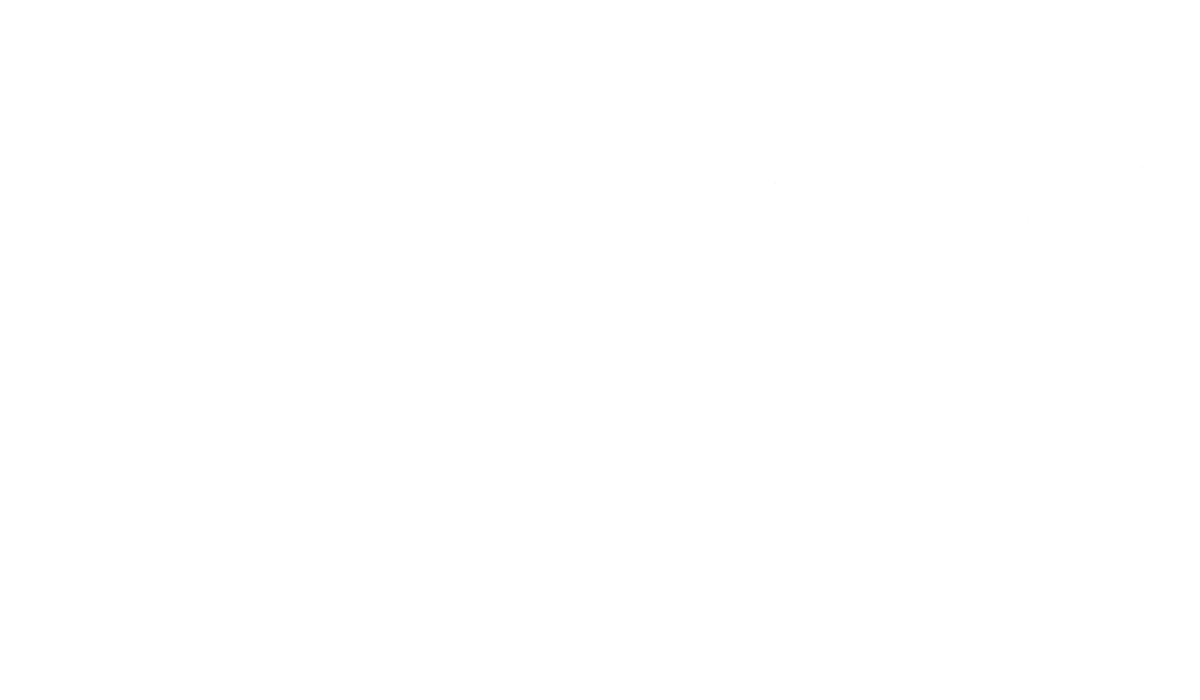
Frame 1 (no input)
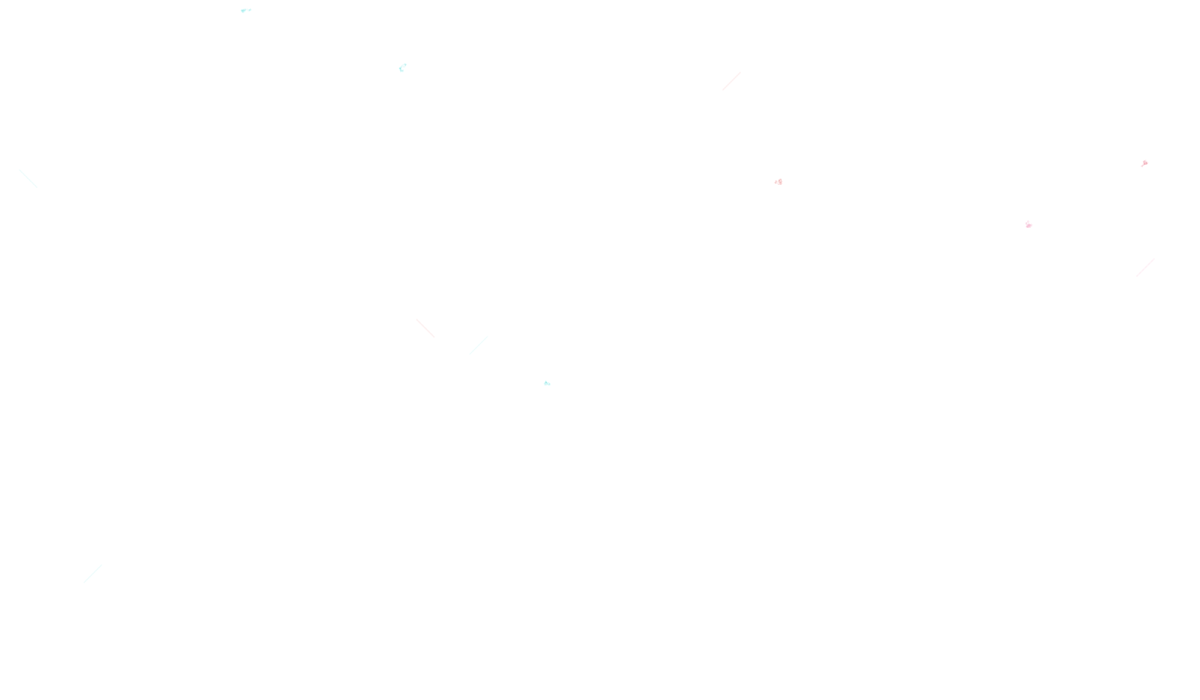
Frame 60 (the mouse pressed at the canvas centre just before this capture)
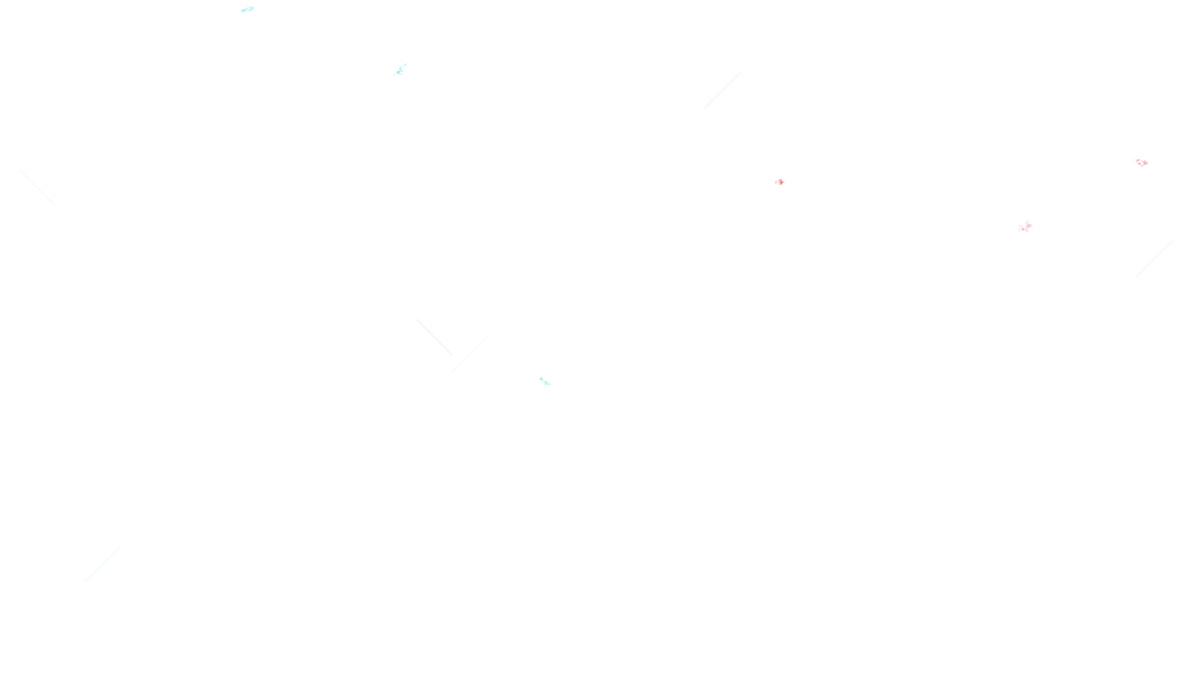
Frame 120 (the mouse held since frame 60 and released just before this capture)

The Processing sketch that drew these frames (run headless with seeded random() and noise(); from frame 60 on, the mouse is pressed at the canvas centre):

// Processing sketch: processing_98734
// ── processing_98734.pde

ArrayList liniaazullist = new ArrayList();
ArrayList liniarojalist = new ArrayList();
ArrayList rectarojalist = new ArrayList();
ArrayList rectaazullist = new ArrayList();
ArrayList trilist = new ArrayList();
float puntomedioX, puntomedioY;
float sorteigcolor, cerclecolor;



tri [] t = new tri[1];

void setup(){
  size(1200,700);
  background(255);
  
  /////////////////////////////// LINIAS /////////////////////////////////
  
  liniarojalist.add(new liniaroja(random(width),random(height),1,1,0,5,1));
  liniarojalist.add(new liniaroja(random(width),random(height),1,1,50,5,1));
  liniarojalist.add(new liniaroja(random(width),random(height),1,1,100,5,1));
  
  liniaazullist.add(new liniaazul(random(width),random(height),1,1,50,5,1));
  liniaazullist.add(new liniaazul(random(width),random(height),1,1,25,5,1));
  liniaazullist.add(new liniaazul(random(width),random(height),1,1,0,5,1));
  
  
  /////////////////////////////// RECTAS /////////////////////////////////
  
  rectarojalist.add(new rectaroja(random(width),random(height),0.3,0.3,0,2,1));
  rectarojalist.add(new rectaroja(random(width),random(height),-0.3,0.3,50,2,1));
  rectarojalist.add(new rectaroja(random(width),random(height),0.3,-0.3,100,2,1));
  
  rectaazullist.add(new rectaazul(random(width),random(height),0.3,0.3,50,2,1));
  rectaazullist.add(new rectaazul(random(width),random(height),-0.3,0.3,25,2,1));
  rectaazullist.add(new rectaazul(random(width),random(height),0.3,-0.3,0,2,1));
  
 trilist.add(new tri( random(0,width), random (0,height), random(0,width), random (0,height), random(0,width), random (0,height), 1, 1, 1, 1, 1, 0, 10, 0));

  
}

void draw(){
  
    
  
  
      for (int i=0; i<liniaazullist.size();i++){ 
    liniaazul _liniaazul = (liniaazul) liniaazullist.get(i);
    _liniaazul.run();
    liniaroja _liniaroja = (liniaroja) liniarojalist.get(i);
    _liniaroja.run();
     rectaroja _rectaroja = (rectaroja) rectarojalist.get(i);
    _rectaroja.run();
      rectaazul _rectaazul = (rectaazul) rectaazullist.get(i);
    _rectaazul.run();
    
    
    /////////////////////////////////    TOCADO LINIAazul   -   RECTAVERMELLA    /////////////////////////////////////////////////
    
//       if(((_liniaazul.posX)-(_rectaroja.posX)<150 && (_liniaazul.posX)-(_rectaroja.posX)>-150) && ((_liniaazul.posY)-(_rectaroja.posY)<150 && (_liniaazul.posY)-(_rectaroja.posY)>-150)){
//    //println("tocado");
//    
//    }  
    
    /////////////////////////////////    TOCADO RECTAAZUL   -   RECTAVERMELLA    /////////////////////////////////////////////////
    
       if(((_rectaazul.posX)-(_rectaroja.posX)<70 && (_rectaazul.posX)-(_rectaroja.posX)>-70) && ((_rectaroja.posY)-(_rectaazul.posY)<70 && (_rectaroja.posY)-(_rectaazul.posY)>-70)){
    tri _tri = (tri) trilist.get(0);
    _tri.run();
 
       }
       
    
        /////////////////////////////////    TOCADO LINIAazul   -   liniaVERMELLA    /////////////////////////////////////////////////
    
       if(((_liniaazul.posX)-(_liniaroja.posX)<150 && (_liniaazul.posX)-(_liniaroja.posX)>-150) && ((_liniaazul.posY)-(_liniaroja.posY)<150 && (_liniaazul.posY)-(_liniaroja.posY)>-150)){
   //println("tocado");
    
    
    noStroke();
    fill(150,10);
    ellipse(_liniaazul.posX,_liniaroja.posY,5,5);

    }  

      }

      }

  //linialist.remove(i);
  
class liniaazul{
  //variables
float posX, posY, velX, velY, color1, trans, sz;
//constructor
liniaazul(float _posX,float _posY,float _velX,float _velY,float _color1, float _trans, float _sz){
posX = _posX;
posY = _posY;
velX = _velX;
velY = _velY;
color1 = _color1;
trans = _trans;
sz = _sz;


}
  
  void run() {
    update();
    drawing();
  }
  
  void update() {
  velX = random(-1, 1);
  velY = random(-1, 1);

  if (velX==0) {
    velX = random(-1, 1);
  }

  if (velY==0) {
    velY = random(-1, 1);
  }


  posX = posX+velX;
  posY = posY+velY;
  
  
  if (posX-sz/2<0) {
    velX = -velX;
    posX = posX+10;
  }

if (posX+sz/2>width) {
    velX = -velX;
    posX = posX-10;
  }



  if (posY-sz/2<0) {
    velY = -velY;
    posY = posY+10;
  }


if (posY+sz/2>height){
    velY = -velY;
     posY = posY-10;
  }
  
  
  
  
  }
  
  void drawing() {
    fill(color1,trans);
stroke(color1,255,255,trans);
      ellipse(posX, posY, sz, sz);
    
  }

}

class liniaroja{
  //variables
float posX, posY, velX, velY, color1, trans, sz;
//constructor
liniaroja(float _posX,float _posY,float _velX,float _velY,float _color1, float _trans, float _sz){
posX = _posX;
posY = _posY;
velX = _velX;
velY = _velY;
color1 = _color1;
trans = _trans;
sz = _sz;


}
  
  void run() {
    update();
    drawing();
  }
  
  void update() {
  velX = random(-1, 1);
  velY = random(-1, 1);

  if (velX==0) {
    velX = random(-1, 1);
  }

  if (velY==0) {
    velY = random(-1, 1);
  }


  posX = posX+velX;
  posY = posY+velY;
  
  
  if (posX-sz/2<0) {
    velX = -velX;
    posX = posX+10;
  }

if (posX+sz/2>width) {
    velX = -velX;
    posX = posX-10;
  }



  if (posY-sz/2<0) {
    velY = -velY;
    posY = posY+10;
  }


if (posY+sz/2>height){
    velY = -velY;
     posY = posY-10;
  }
  
  
  
  
  }
  
  void drawing() {
    fill(color1,trans);
stroke(255,0,color1,trans);
      ellipse(posX, posY, sz, sz);
    
  }
   
  
}

class rectaazul{
  //variables
float posX, posY, velX, velY, color1, trans, sz, ultimotiempo;
//constructor
rectaazul(float _posX,float _posY,float _velX,float _velY,float _color1, float _trans, float _sz){
posX = _posX;
posY = _posY;
velX = _velX;
velY = _velY;
color1 = _color1;
trans = _trans;
sz = _sz;


}
  
  void run() {

    update();
    drawing();
  
  }
  
  void update() {
  
    
  if(millis()-ultimotiempo>=10000){  
  velX = random(-0.3, 0.3);
  velY = random(-0.3, 0.3);

  if (velX==0) {
    velX = random(-0.3, 0.3);
  }

  if (velY==0) {
    velY = random(-0.3, 0.3);
  }
  ultimotiempo=millis();

  }
    

  posX = posX+velX;
  posY = posY+velY;
  
  
  if ((posX-sz/2<0)||(posX+sz/2>width)) {
    velX = -velX;
    //posX = posX+10;
  }



  if ((posY-sz/2<0)||(posY+sz/2>height)) {
    velY = -velY;
    //posY = posY+10;
  }


  
  }
  
  void drawing() {
    fill(color1,trans);
stroke(color1,255,255,trans);
      ellipse(posX, posY, sz, sz);
    
  }
   
  
}

class rectaroja{
  //variables
float posX, posY, velX, velY, color1, trans, sz, ultimotiempo;
//constructor
rectaroja(float _posX,float _posY,float _velX,float _velY,float _color1, float _trans, float _sz){
posX = _posX;
posY = _posY;
velX = _velX;
velY = _velY;
color1 = _color1;
trans = _trans;
sz = _sz;


}
  
  void run() {

    update();
    drawing();
  
  }
  
  void update() {
  
    
  if(millis()-ultimotiempo>=10000){  
  velX = random(-0.3, 0.3);
  velY = random(-0.3, 0.3);

  if (velX==0) {
    velX = random(-0.3, 0.3);
  }

  if (velY==0) {
    velY = random(-0.3, 0.3);
  }
  ultimotiempo=millis();

  }
    

  posX = posX+velX;
  posY = posY+velY;
  
  
  if ((posX-sz/2<0)||(posX+sz/2>width)) {
    velX = -velX;
    //posX = posX+10;
  }



  if ((posY-sz/2<0)||(posY+sz/2>height)) {
    velY = -velY;
    //posY = posY+10;
  }


  
  }
  
  void drawing() {
    fill(color1,trans);
stroke(255,0,color1,trans);
      ellipse(posX, posY, sz, sz);
    
  }
   
  
}



class tri {
  //variables
  float posX1, posY1, posX2, posY2, posX3, posY3, velX1, velX2, velX3, velY1, velY2, velY3;
  int sizeellipse, color1; 
  //constructor
  tri(float _posX1, float _posY1, float _posX2, float _posY2, float _posX3, float _posY3, float _velX1, float _velX2, float _velX3, float _velY1, float _velY2, float _velY3, int _sizeellipse, int _color1) {

    posX1 = _posX1;
    posY1 = _posY1;
    posX2 = _posX2;
    posY2 = _posY2;
    posX3 = _posX3;
    posY3 = _posY3;
    velX1 = _velX1;
    velX2 = _velX2;
    velX3 = _velX3;
    velY1 = _velY1;
    velY2 = _velY2;
    velY3 = _velY3;
    sizeellipse = _sizeellipse;
    color1 = _color1;
  }
  //funciÃ³n run (la que invocamos des del draw)
  void run() {
    
    update();
    drawing();
  }
  //actualizaciÃ³n (de posiciones, aquÃ)
  void update() {
  

    
  posX1 = posX1+velX1; //movimiento
  posY1 = posY1+velY1;
  posX2 = posX2+velX2; //movimiento
  posY2 = posY2+velY2;
  posX3 = posX3+velX3; //movimiento
  posY3 = posY3+velY3;
  
   //comprovem la pos X
  if((posX1<0)||(posX1>width)){
    velX1 = -velX1;
  } 
    //comprovem la pos Y
  if((posY1<0)||(posY1>height)){
    velY1 = -velY1;
  } 
  
   //comprovem la pos X
  if((posX2<0)||(posX2>width)){
    velX2 = -velX2;
  } 
    //comprovem la pos Y
  if((posY2<0)||(posY2>height)){
    velY2 = -velY2;
  }
  
   //comprovem la pos X
  if((posX3<0)||(posX3>width)){
    velX3 = -velX3;
  } 
    //comprovem la pos Y
  if((posY3<0)||(posY3>height)){
    velY3 = -velY3;
  }
  
  
  }

  //dibujo
void drawing() {
noStroke();
stroke(color1,1);
fill(color1);


line (posX1, posY1, posX2, posY2);
line (posX2, posY2, posX3, posY3);
line (posX3, posY3, posX1, posY1);
  }
}
